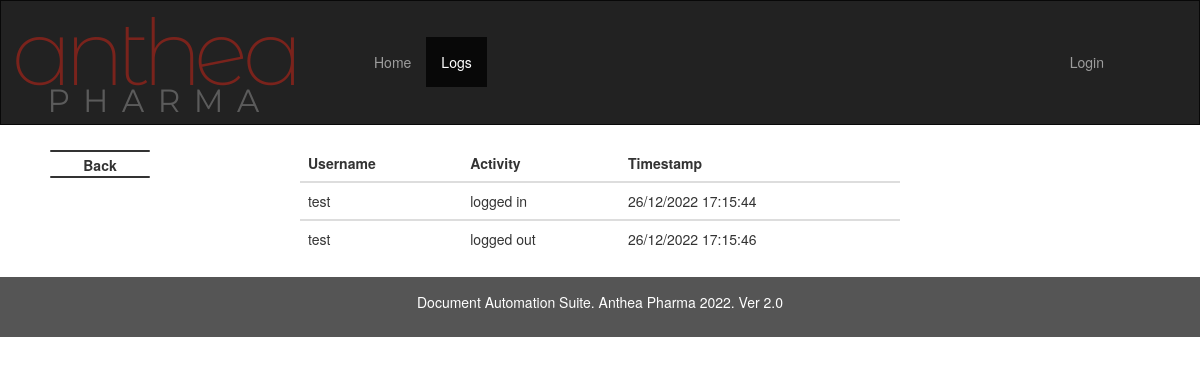
/logs (signed in), run on an earlier commit of the app's database.
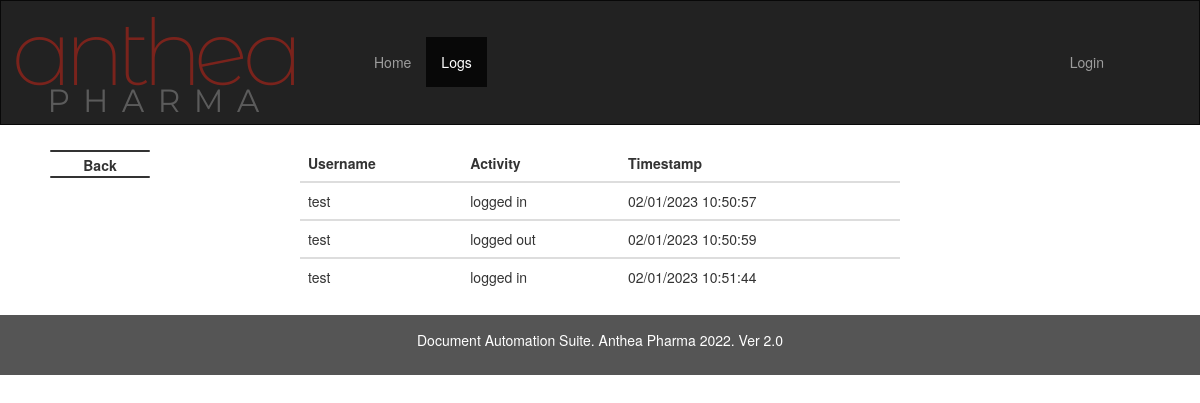
And on a later commit of the database.
### imp_calc/models.py (models this page shows, shortened)
class Logs(db.Model):
    id = db.Column(db.Integer, primary_key=True)
    user_id =  db.Column(db.Integer,db.ForeignKey('user.id'))
    activity = db.Column(db.String(length=50),nullable = False)
    dt_string = db.Column(db.String(length=60),nullable = False)

class User(db.Model, UserMixin):
    id = db.Column(db.Integer(),primary_key = True)
    is_activate = db.Column(db.Boolean, default=True)
    username = db.Column(db.String(length=12),nullable = False, unique = True)
    role = db.Column(db.String(length=1),nullable=False)
    password_hash = db.Column(db.String(length=60),nullable = False)
    created_at = db.Column(db.DateTime, nullable = False, default= datetime.utcnow)
    logs = relationship("Logs", backref="UserLogs")
    @property
    def is_active(self):
        return self.is_activate
    @property
    def password(self):
        return self.password

### imp_calc/routes.py (the view)
@app.route('/logs')
def RetrieveLogsList():
    if current_user.role == 'a':
        logs = db.session.query(Logs, User.username).join(User, User.id == Logs.user_id, isouter=True)
    elif current_user.role == 'm':
        logs = db.session.query(Logs, User.username).join(User, User.id == Logs.user_id,  isouter=True).filter(or_(User.role == 'u', User.id == current_user.id))
    else:
        logs = db.session.query(Logs, User.username).join(User, User.id == Logs.user_id, isouter=True).filter(current_user.id == Logs.user_id)
    return render_template('datalogs.html',logs = logs)

### imp_calc/models.py (called while the page is built)
@login_manager.user_loader
def load_user(user_id):
    return User.query.get(int(user_id))

### imp_calc/templates/datalogs.html
{% extends 'admin.html' %}
{% block main %}
<table class="table">
  <thead>
    <tr>
      <th scope="col">Username</th>
      <th scope="col">Activity</th>
      <th scope="col">Timestamp</th>
    </tr>
  </thead>
  {% for log in logs %}
  <tbody>
    <tr>
      {% if log.username!=None %}
      <td>{{log.username}}</td>
      {% else %}
      <td><i>Deleted User</i></td>
      {% endif %}
      <td>{{log.Logs.activity}}</td>
      <td>{{log.Logs.dt_string}}</td>
    </tr>
  </tbody>
  {% endfor %}
</table>
{% endblock %}

What changed in the data, as far as the page shows it:
no longer on this page (row edited): Logs: username "test", Logs.activity "logged in", Logs.dt_string "26/12/2022 17:15:44"
no longer on this page (row edited): Logs: username "test", Logs.activity "logged out", Logs.dt_string "26/12/2022 17:15:46"
added Logs: username "test", Logs.activity "logged in", Logs.dt_string "02/01/2023 10:50:57"
added Logs: username "test", Logs.activity "logged out", Logs.dt_string "02/01/2023 10:50:59"
added Logs: username "test", Logs.activity "logged in", Logs.dt_string "02/01/2023 10:51:44"
